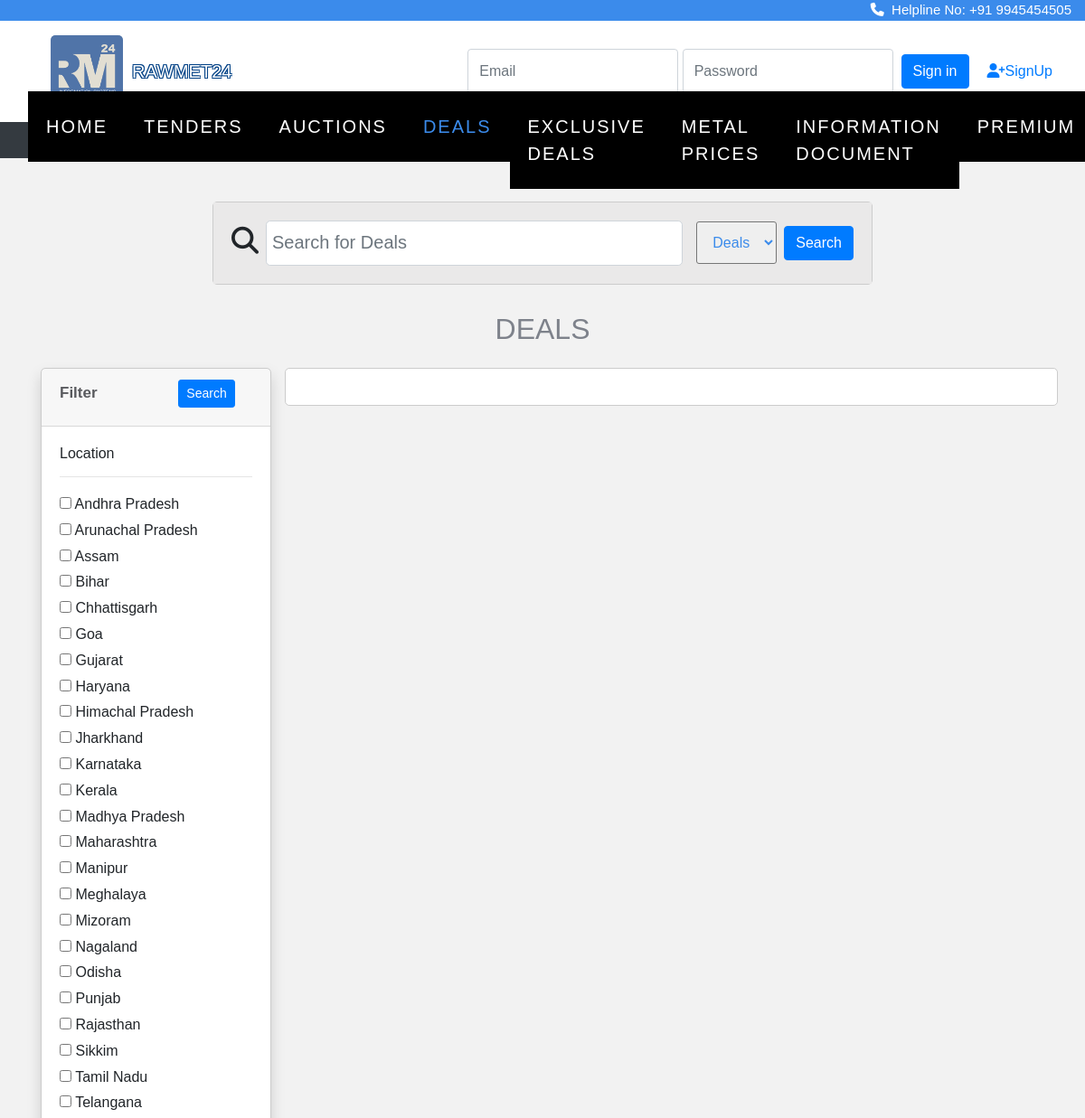
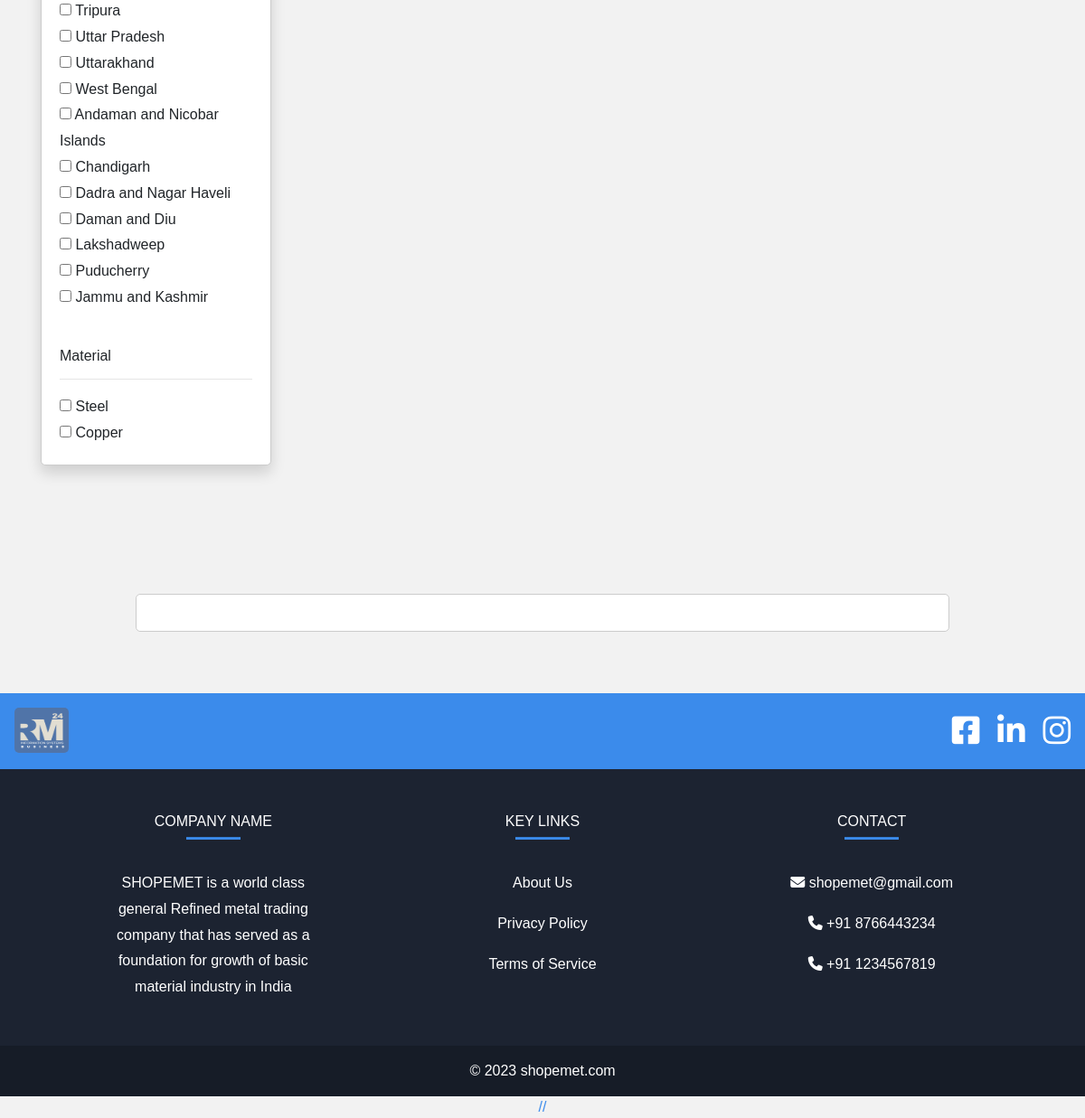
Page /tender/deals_search.php on the committed database (2 pictures, top to bottom).
### tables this page shows
CREATE TABLE `location` (
  `state_id` int(11) NOT NULL,
  `state_name` varchar(50) DEFAULT NULL
);

### tender/deals_search.php (the view, shortened to what this page needs)
<?php
include "connect.php";
?>
<!doctype html>
<html lang="en">
  <head>
    <link rel="stylesheet" href="https://cdn.jsdelivr.net/npm/bootstrap@4.0.0/dist/css/bootstrap.min.css">
<link rel="stylesheet" href="https://stackpath.bootstrapcdn.com/font-awesome/4.7.0/css/font-awesome.min.css">
<link rel="stylesheet" href="https://cdnjs.cloudflare.com/ajax/libs/font-awesome/4.7.0/css/font-awesome.min.css">
<link rel="stylesheet" href="css/style.css">
<link rel="stylesheet" href="css/_buttons.scss">
<link rel="stylesheet" href="css/buttons.scss">
<link rel="stylesheet" href="css/auction.css">
<link rel="stylesheet" href="css/reboot.scss">
<link rel="stylesheet" href="dropdown.css">
<link rel="stylesheet" href="https://cdnjs.cloudflare.com/ajax/libs/font-awesome/6.4.0/css/all.min.css">
<link href='https://unpkg.com/boxicons@2.1.4/css/boxicons.min.css' rel='stylesheet'>
<link rel="stylesheet" href="https://cdnjs.cloudflare.com/ajax/libs/font-awesome/4.7.0/css/font-awesome.min.css">
<link rel="stylesheet" type="text/css" href="https://stackpath.bootstrapcdn.com/bootstrap/4.4.1/css/bootstrap.min.css">
<link rel="stylesheet" type="text/css" href="https://pixinvent.com/stack-responsive-bootstrap-4-admin-template/app-assets/css/bootstrap-extended.min.css">
<link rel="stylesheet" type="text/css" href="https://pixinvent.com/stack-responsive-bootstrap-4-admin-template/app-assets/fonts/simple-line-icons/style.min.css">
</head>
</head>
<body>
<div class="strip">
  <a href="#"><i class="fa-solid fa-phone"></i>&nbsp Helpline No: +91 9945454505</a>
</div>
<section class="ftco-section" style="padding-top: 5px;">
<section
           class="d-flex justify-content-between p-3"
           style="background-color:white"
           >
    <div class="me-5">
      <img src="image/rawmetlogo.jpeg" width="80px" height="auto" style="border-radius: 5px; margin-left: 40px;">
    </div>&nbsp <p style=" position:absolute; margin-left:130px; margin-top: 25px;" class="tft desktop-view">RAWMET24</p>
    <?php
       if(!isset($_SESSION['buyer_name'])){
       ?>
         <form class="form-inline" action="verify.php" method="post">
           <input type="email" class="form-control" name="email" placeholder="Email" name="email">
           <input type="password" class="form-control" name="password" placeholder="Password" name="pswd">&nbsp&nbsp
           <br>
           <button class="btn btn-primary" type="submit">Sign in</button>
           <a href="signup.html" style="font-size: medium; padding: 20px; ">
             <i class="fa-solid fa-user-plus"></i>SignUp
           </a>
         </form>
<?php
} ?>
</section>
<nav class="navbar navbar-expand-lg navbar-dark ftco_navbar bg-dark ftco-navbar-light" id="ftco-navbar">
<div class="container-fluid">
<div class="collapse navbar-collapse" id="ftco-nav">
<ul class="navbar-nav m-auto">
<li class="nav-item "><a href="home.php" class="nav-link">Home</a></li>
<li class="nav-item "><a href="tender.php" class="nav-link">Tenders</a></li>
<li class="nav-item  "><a href="auction.php" class="nav-link">Auctions</a></li>
<li class="nav-item active "><a href="deals.php" class="nav-link">Deals</a></li>
<li class="nav-item"><a href="exclusivedeals.php" class="nav-link">Exclusive Deals</a></li>
<li class="nav-item"><a href="metalsearch.php" class="nav-link">Metal Prices</a></li>
<li class="nav-item"><a href="info_page.php" class="nav-link">Information Document</a></li>
<li class="nav-item"><a href="price.html" class="nav-link">Premium</a></li>
</ul>
</div>
</div>
</nav>
</section>
<section class="home">
<br><br>
<div class="container">
<div class="row ">
  <div class="col-12 col-md-10 col-lg-8">
      <div class="card card-sm">
        <div class="card-body row no-gutters align-items-center" style="background-color: #eae9e9;">
          <div class="col-auto">
            <i class="fa fa-search" style="font-size: 30px; margin-right: 8px;"></i>
          </div>
          <div class="col">
            <input class="form-control form-control-lg form-control-borderless" type="search" id="meterial"
              placeholder="Search for Deals" style="padding:10px 0px 10px 6px; margin-right: 100px;">
          </div>
          <select name="sort" id="tender" style="padding:13px; margin-left: 15px; margin-right: 8px; border-radius:3px;"
            placeholder="Search ">
            <option value="deals">Deals</option>
          </select>
          <div class="col-auto">
            <button class="btn btn-primary" onclick="myFunction()" type="submit">Search</button>
          </div>
        </div>
  </div>
</div>
</div></div>
 <center>
 <h2 style="color: #7e828b;">DEALS</h2> </center>
    <div class="container">
        <div class="row">
            <div class="col-md-3">
                <form action="deals_search.php?l=" method="GET">
                    <div class="card shadow mt-3">
                        <div class="card-header">
                            <h5>Filter&nbsp&nbsp&nbsp&nbsp&nbsp&nbsp&nbsp&nbsp&nbsp&nbsp&nbsp&nbsp&nbsp&nbsp&nbsp&nbsp&nbsp&nbsp
                                <button type="submit" class="btn btn-primary btn-sm float-end" >Search</button>
                            </h5>
                        </div>
                        <div class="card-body">
                            <h6>Location</h6>
                            <hr>
                            <?php
                            $brand_query = "SELECT * FROM location";
                            $brand_query_run = mysqli_query($con, $brand_query);
                            if (mysqli_num_rows($brand_query_run) > 0) {
                                foreach ($brand_query_run as $locationlist) {
                                    ?>
                                    <div id="checkbox">
                                        <input type="checkbox" name="locations" value="<?= $locationlist['state_name']; ?>"
                                            ?>>
                                        <?= $locationlist['state_name']; ?>
                                    </div>
                                    <?php
                                }
                            } else {
                              echo "<div class='abc'>";
                              echo "No result is found";
                              echo "</div>";
                            }
                            ?>
                        </div>
                        <div class="card-body">
                            <h6>Material</h6>
                            <hr>
                            <?php
                            $brand_query = "SELECT DISTINCT material FROM deals";
                            $brand_query_run = mysqli_query($con, $brand_query);
                            if (mysqli_num_rows($brand_query_run) > 0) {
                                foreach ($brand_query_run as $materiallist) {
                                    ?>
                                    <div id="checkbox">
                                        <input type="checkbox" name="materials" value="<?= $materiallist['material']; ?>"
                                            ?>>
                                        <?= $materiallist['material']; ?>
                                    </div>
                                    <?php
                                }
                            } else {
                              echo "<div class='abc'>";
                              echo "No result is found";
                              echo "</div>";
                            }
                            ?>
                        </div>
                    </div>
                </form>
            </div>
            <div class="col-md-9 mt-3">
                    <div class="card card-body row">
                     <div></section>
    <br><br>
    <center style="color: #3b8beb;">
    <br><br>
<div class="col-md-9 mt-3">
               <div class="card card-body row">
</div></div></div></div>
<br><br>
<footer class="text-center text-lg-start text-white" style="background-color: #1c2331">
  <section class="d-flex justify-content-between p-3" style="background-color:#3b8beb">
    <div class="me-5">
      <img src="image/rawmetlogo.jpeg" width="60px" height="50px" style="border-radius: 5px;">
    </div>
    <div class="icon" style="font-size: 35px; padding-right: 0px;word-spacing: 10px;">
      <a href="" class="text-white me-4">
        <i class="fa-brands fa-square-facebook"></i>
      </a>
      <a href="" class="text-white me-4">
        <i class="fa-brands fa-linkedin"></i>
      </a>
      <a href="" class="text-white me-4">
        <i class="fa-brands fa-instagram"></i>
      </a>
    </div>
  </section>
  <section class="">
    <div class="container text-center text-md-start mt-5">
      <div class="row mt-3">
        <div class="col-md-3 col-lg-4 col-xl-3 mx-auto mb-4">
          <h6 class="text-uppercase fw-bold" style="color: #fff;">Company name</h6>
          <hr class="mb-4 mt-0 d-inline-block mx-auto" style="width: 60px; background-color: #3b8beb; height: 2px" />
          <p>
            SHOPEMET is a world class general Refined metal trading company that has served as a foundation for growth
            of basic material industry in India
          </p>
        </div>
        <div class="col-md-2 col-lg-2 col-xl-2 mx-auto mb-4">
          <h6 class="text-uppercase fw-bold" style="color: #fff;">Key links</h6>
          <hr class="mb-4 mt-0 d-inline-block mx-auto" style="width: 60px; background-color: #3b8beb; height: 2px" />
          <p>
            <a href="aboutus.php" class="text-white">About Us</a>
          </p>
          <p>
            <a href="policy.php" class="text-white">Privacy Policy</a>
          </p>
          <p>
            <a href="terms_of_service.php" class="text-white">Terms of Service</a>
          </p>
        </div>
        <div class="col-md-4 col-lg-3 col-xl-3 mx-auto mb-md-0 mb-4">
          <h6 class="text-uppercase fw-bold" style="color: #fff;">Contact</h6>
          <hr class="mb-4 mt-0 d-inline-block mx-auto" style="width: 60px; background-color: #3b8beb; height: 2px" />
          <p><i class="fa fa-envelope" aria-hidden="true"></i> shopemet@gmail.com</p>
          <p><i class="fa fa-phone" aria-hidden="true"></i> +91 8766443234</p>
          <p><i class="fa fa-phone" aria-hidden="true"></i> +91 1234567819</p>
        </div>
      </div>
    </div>
  </section>
  <div class="text-center p-3" style="background-color: rgba(0, 0, 0, 0.2)">
    © 2023
    <a class="text-white" href="https://mdbootstrap.com/">shopemet.com</a>
  </div>
</footer>
// <script src="js/toggle.js"></script>
</body>
</html>

### tender/css/auction.css (style rules this page uses)
.col-lg-4 { flex: 0 0 33.33333%; max-width: 33.33333%; position: relative; width: 100%; padding-right: 15px; padding-left: 15px; }
.d-flex { display: flex !important; }
.row { display: flex; flex-wrap: wrap; margin-right: -15px; margin-left: -15px; }
.card { margin-top: 0%; margin-bottom: 0%; }

### tender/deals_search.php (style rules this page uses)
body { font-family: Arial, Helvetica, sans-serif; }
.strip { width: 100%; background-color: #3b8beb; overflow: auto; }
.strip a { float: right; margin-right: 15px; padding-left: 10px; color: white; text-decoration: none; font-size: 15px; }
.card { border: 1px solid #ccc; border-radius: 5px; margin-bottom: 20px; }
h5 { font-size: 17px; font-family: 'Montserrat', sans-serif; color:#595a5e; font-weight: bold; }
.tft { color: white; font-size: 20px; text-shadow: -1px 1px 0 #004085, 1px 1px 0 #004085, 1px -1px 0 #004085, -1px -1px 0 #004085; }

### rows in the picture
location: state_name "Andhra Pradesh"
location: state_name "Arunachal Pradesh"
location: state_name "Assam"
location: state_name "Bihar"
location: state_name "Chhattisgarh"
location: state_name "Goa"
location: state_name "Gujarat"
location: state_name "Haryana"
location: state_name "Himachal Pradesh"
location: state_name "Jharkhand"
location: state_name "Karnataka"
location: state_name "Kerala"
location: state_name "Madhya Pradesh"
location: state_name "Maharashtra"
location: state_name "Manipur"
location: state_name "Meghalaya"
location: state_name "Mizoram"
location: state_name "Nagaland"
location: state_name "Odisha"
location: state_name "Punjab"
location: state_name "Rajasthan"
location: state_name "Sikkim"
location: state_name "Tamil Nadu"
location: state_name "Telangana"
location: state_name "Tripura"
location: state_name "Uttar Pradesh"
location: state_name "Uttarakhand"
location: state_name "West Bengal"
location: state_name "Andaman and Nicobar Islands"
location: state_name "Chandigarh"
location: state_name "Dadra and Nagar Haveli"
location: state_name "Daman and Diu"
location: state_name "Lakshadweep"
location: state_name "Puducherry"
location: state_name "Jammu and Kashmir"

### other values in the picture
$materiallist['material'] "Steel"
$materiallist['material'] "Copper"
